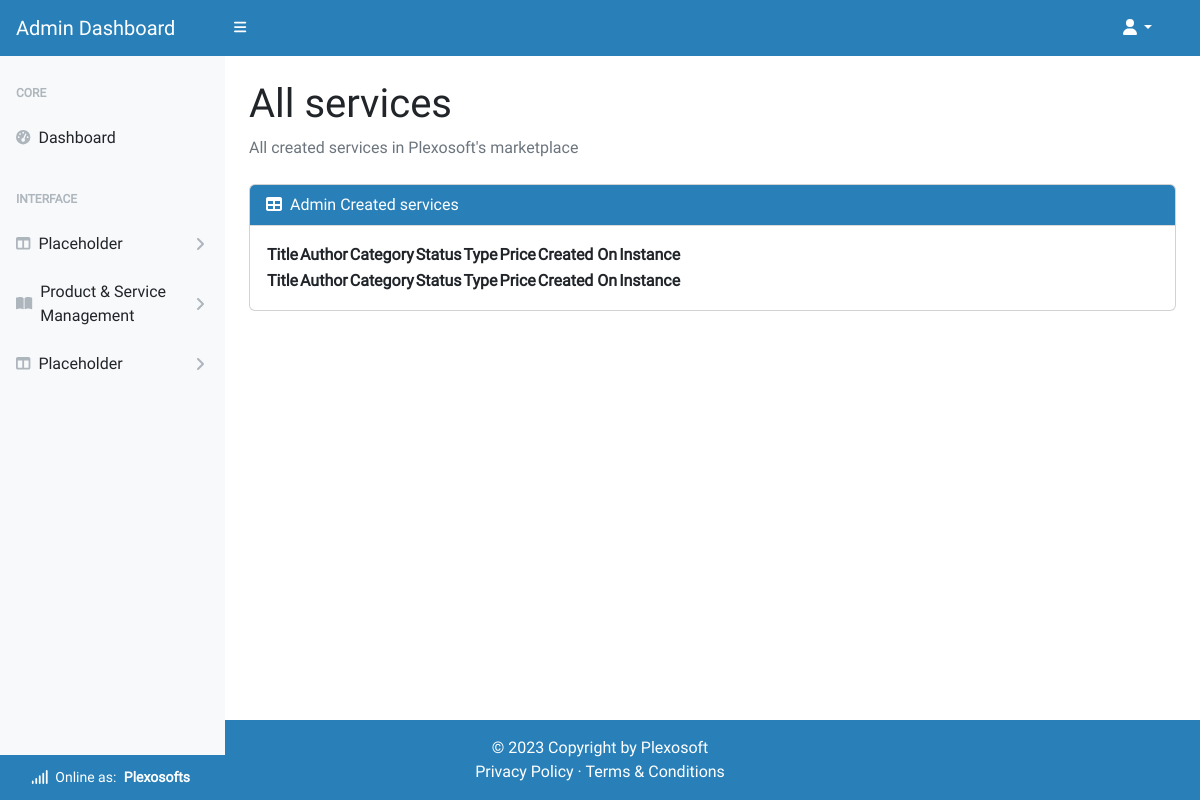
Before: /account/admin/all_service/ (signed in) with the older database file.
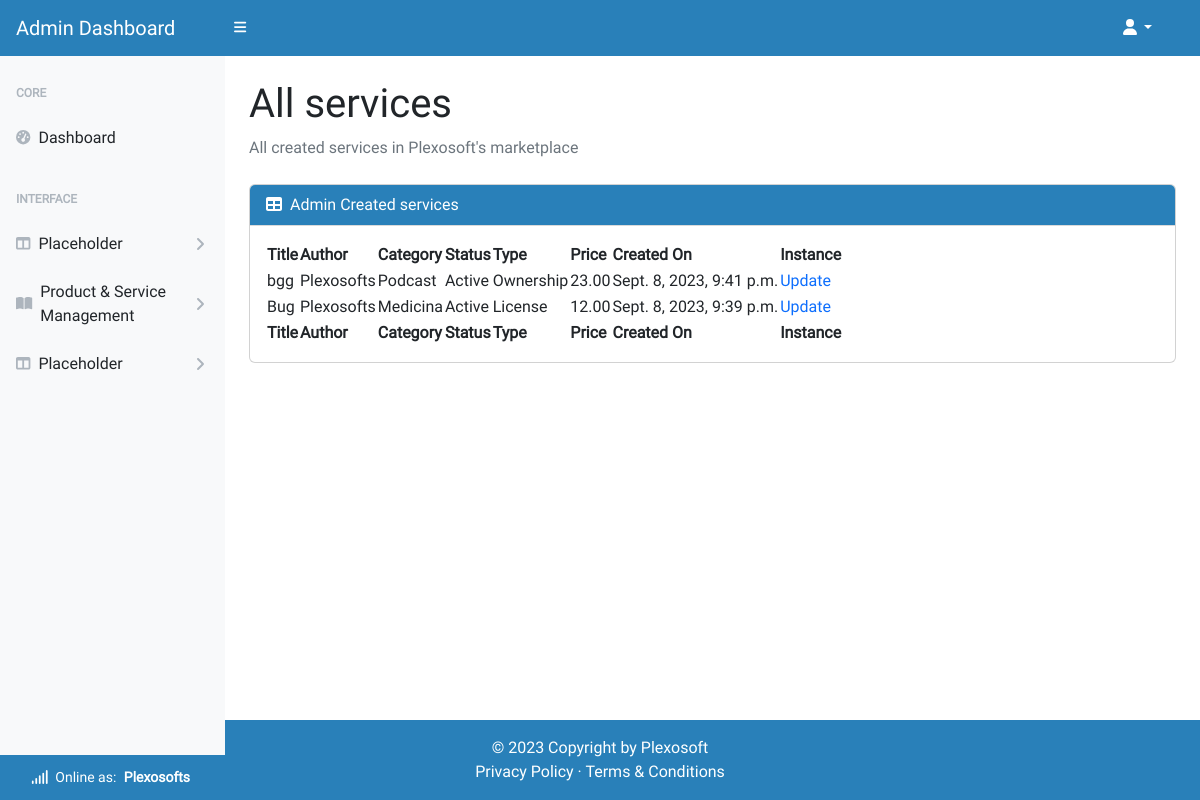
After: the same page with the newer database file.
### homepage/models.py (models this page shows)
class UserProfile(AbstractUser):
    email = models.EmailField(
        unique=True)
    role = models.IntegerField(choices=ROLES, default=0)
    type = models.IntegerField(choices=USER_TYPE, default=0)
    status = models.IntegerField(choices=STATUS, default=2)
    user_transactions = models.ManyToManyField(
        'product_service.Product',
        through='product_service.Transaction',
        related_name='user_profiles')
    class Meta:
        ordering = ['username']
    def __str__(self):
        return f'{self.username}'

### product_service/models.py (models this page shows, shortened)
class Service(models.Model):
    title = models.CharField(max_length=64, unique=True)
    sku = models.CharField(max_length=64, unique=True)
    price = models.DecimalField(max_digits=6, decimal_places=2)
    description = models.TextField(max_length=256)
    status = models.IntegerField(choices=STATUS, default=0)
    category = models.ForeignKey(
        Category, on_delete=models.SET_NULL,
        related_name='service_categories', null=True, blank=True)
    excerpt = models.CharField(max_length=128)
    type = models.IntegerField(choices=SCOPE_TYPE, default=1)
    code = models.ManyToManyField(CodeType, related_name="code_type_service")
    service = models.ManyToManyField(
        ServiceType, related_name="on_service_type")
    preview = models.URLField(
        max_length=1024, null=True, blank=True, unique=True)
    docs = models.URLField(
        max_length=1024, null=True, blank=True, unique=True)
    slug = models.SlugField(max_length=200, unique=True, blank=True)
    image = models.ImageField(null=True, blank=True)
    image_url = models.URLField(max_length=1024, null=True, blank=True)
    author = models.ForeignKey(
        'homepage.UserProfile', on_delete=models.SET_NULL,
        related_name='service_authors', null=True)
    created_on = models.DateTimeField(auto_now_add=True)
    likes = models.ManyToManyField(
        'homepage.Like', related_name='service_likes', blank=True)
    comments = models.ManyToManyField(
        'homepage.Comment', related_name='service_comments', blank=True)
    transactions = models.ManyToManyField(
        'homepage.UserProfile', through='Transaction',
        related_name='service_transactions', blank=True)
    download_url = models.ManyToManyField(
        'Download', related_name='service_downloads', blank=True)
    class Meta:
        ordering = ['title']

class Category(models.Model):
    category_name = models.CharField(max_length=64, unique=True)
    alt_name = models.CharField(max_length=64, unique=True)
    class Meta:
        ordering = ['category_name']
        verbose_name_plural = "Categories"

### product_service/views.py (the view)
# urls.py: path('account/admin/all_service/', ServiceList.as_view(),
class ServiceList(ServiceBaseListView):
    template_name = 'admin-dashboard/all_services.html'
    context_object_name = 'admin_all_services'

### admin_dashboard/views.py (called while the page is built)
    def test_func(self):
        user_profile = self.request.user
        return user_profile and user_profile.role == 1

### homepage/custom_context_processors.py (called while the page is built)
def get_verified_email(request):
    if request.user.is_authenticated:
        try:
            email_object = EmailAddress.objects.get(user=request.user)
            if email_object.verified:
                return {'get_verified_email': email_object}
        except EmailAddress.DoesNotExist:
            pass
    return {'get_verified_email': None}

### product_service/views.py (called while the page is built)
    def get_queryset(self):
        return Service.objects.order_by('-created_on')

### admin_dashboard/templates/admin-dashboard/all_services.html
{% extends "admin-dashboard/base.html" %}
{% block content%}
<main class="pb-5 mb-5">
    <div class="container-fluid p-4 pt-0 pb-5">
        <h1 class="mt-4">All services</h1>
        <ol class="breadcrumb mb-4">
            <li class="breadcrumb-item active">All created services in Plexosoft's marketplace</li>
        </ol>
        <div class="card mb-4">
            <div class="card-header">
                <i class="fas fa-table me-1"></i>
                Admin Created services
            </div>
            <div class="card-body">
                <table id="datatablesSimple">
                    <thead>
                        <tr>
                            <th>Title</th>
                            <th>Author</th>
                            <th>Category</th>
                            <th>Status</th>
                            <th>Type</th>
                            <th>Price</th>
                            <th>Created On</th>
                            <th>Instance</th>
                        </tr>
                    </thead>
                    <tfoot>
                        <tr>
                            <th>Title</th>
                            <th>Author</th>
                            <th>Category</th>
                            <th>Status</th>
                            <th>Type</th>
                            <th>Price</th>
                            <th>Created On</th>
                            <th>Instance</th>
                        </tr>
                    </tfoot>
                    <tbody>
                        {% for service in admin_all_services.all %}
                        <tr>
                            <td>{{ service.title }}</td>
                            <td>{{ service.author }}</td>
                            <td>{{ service.category.category_name }}</td>
                            <td>{{ service.get_status_display }}</td>
                            <td>{{ service.get_type_display }}</td>
                            <td>{{ service.price }}</td>
                            <td>{{ service.created_on }}</td>
                            <td>
                                <a href="{% url 'admin_service_update' service.slug %}">Update</a>
                            </td>
                        </tr>
                        {% endfor %}
                    </tbody>
                </table>
            </div>
        </div>
    </div>
</main>
{% endblock %}

### admin_dashboard/templates/admin-dashboard/base.html (shortened to what this page needs)
{% load static %}
{% now "Y-m-d" as current_date %}
{% now "Y" as copyright %}
<!DOCTYPE html>
<html lang="en">
<head>
    <link href="https://cdn.jsdelivr.net/npm/bootstrap@5.2.3/dist/css/bootstrap.min.css" rel="stylesheet">
    <link href="https://cdn.jsdelivr.net/npm/bootstrap-icons@1.5.0/font/bootstrap-icons.css" rel="stylesheet" />
    <link href="https://cdn.jsdelivr.net/npm/simple-datatables@7.1.2/dist/style.min.css" rel="stylesheet" />
    <link href="{% static 'backend/css/styles.css' %}" rel="stylesheet" />
    <link rel="stylesheet" href="{% static 'custom/css/style.css' %}">
    <link rel="stylesheet" href="{% static 'frontend/css/base.css' %}">
</head>
<body class="sb-nav-fixed">
    <nav class="sb-topnav navbar navbar-expand navbar-light bg-light">
        <a class="navbar-brand ps-3" href="{% url 'admin_dashboard' %}">Admin Dashboard</a>
        <button class="btn btn-link btn-sm order-1 order-lg-0 me-4 me-lg-0" id="sidebarToggle" href="#!"><i
                class="fas fa-bars"></i></button>
        <div class="d-md-inline-block form-inline ms-auto me-0 me-md-3 my-2 my-md-0">
            <ul class="navbar-nav ms-auto ms-md-0 me-3 me-lg-4">
                <li class="nav-item dropdown">
                    <a class="nav-link dropdown-toggle" id="navbarDropdown" href="#" role="button"
                        data-bs-toggle="dropdown" aria-expanded="false"><i class="fas fa-user fa-fw"></i></a>
                </li>
            </ul>
        </div>
    </nav>
    <div id="layoutSidenav">
        <div id="layoutSidenav_nav">
            <nav class="sb-sidenav accordion sb-sidenav-light" id="sidenavAccordion">
                <div class="sb-sidenav-menu">
                    <div class="nav">
                        <div class="sb-sidenav-menu-heading">Core</div>
                        <a class="nav-link" href="{% url 'admin_dashboard' %}">
                            <div class="sb-nav-link-icon"><i class="fas fa-tachometer-alt"></i></div>
                            Dashboard
                        </a>
                        <div class="sb-sidenav-menu-heading">Interface</div>
                        <a class="nav-link collapsed" href="#" data-bs-toggle="collapse"
                            data-bs-target="#collapseLayouts" aria-expanded="false" aria-controls="collapseLayouts">
                            <div class="sb-nav-link-icon"><i class="fas fa-columns"></i></div>
                            Placeholder
                            <div class="sb-sidenav-collapse-arrow"><i class="fas fa-angle-down"></i></div>
                        </a>
                        <a class="nav-link collapsed" href="#" data-bs-toggle="collapse" data-bs-target="#collapsePages"
                            aria-expanded="false" aria-controls="collapsePages">
                            <div class="sb-nav-link-icon"><i class="fas fa-book-open"></i></div>
                            Product & Service Management
                            <div class="sb-sidenav-collapse-arrow"><i class="fas fa-angle-down"></i></div>
                        </a>
                        <a class="nav-link collapsed" href="#" data-bs-toggle="collapse" data-bs-target="#collapseRoles"
                            aria-expanded="false" aria-controls="collapseRoles">
                            <div class="sb-nav-link-icon"><i class="fas fa-columns"></i></div>
                            Placeholder
                            <div class="sb-sidenav-collapse-arrow"><i class="fas fa-angle-down"></i></div>
                        </a>
                    </div>
                </div>
                <div class="sb-sidenav-footer text-center">
                    <div class="small"> <i class="fa-solid fa-signal"></i>
                        &nbsp;Online as:
                        <span class="px-1"><strong>{{ request.user.username }}
                            </strong>
                        </span>
                    </div>
                </div>
            </nav>
        </div>
        <div id="layoutSidenav_content">
            {% block content %}
            {% endblock content %}
        </div>
    </div>
    <footer class="text-center text-lg-start bg-light text-muted mt-5 footer-sticky">
        <div class="text-center pt-3 px-4 footer-bg text-white">
            © {{ copyright }} Copyright by
            <a class="text-reset" href="https://github.com/plexoio/py">Plexosoft</a>
        </div>
        <div class="text-center pb-3 px-4 footer-bg m-0 text-white">
            <a class="text-reset" href="" target="_blank">Privacy Policy</a>
            &middot;
            <a class="text-reset" href="" target="_blank">Terms &amp; Conditions</a>
        </div>
    </footer>
</body>
</html>

### static/custom/css/style.css (style rules this page uses)
* { font-family: 'Roboto', Fairplay, sans-serif; }
h1 { font-family: 'Fairplay', Roboto, sans-serif; }
a { text-decoration: none; }
.footer-sticky { position: fixed; bottom: 0; width: 100%; }

### static/frontend/css/base.css (style rules this page uses)
a { text-decoration: none !important; }
.card-header, .card-header-hover { border-radius: 0px; background-color: #2980B9; color: #fff; border-bottom: 1px solid #dadada; }
.footer-bg { background-color: #2980b9; }
.navbar-light { background-color: #2980B9 !important; color: #ffffff !important; }
.navbar-brand, .fa-bars, .fa-user, .dropdown-toggle::after { color: #ffffff !important; transition: 0.3s; }
.nav-link { transition: background-color 0.3s, color 0.3s; color: #ffffff; }
.sb-nav-link-icon, .sb-sidenav-collapse-arrow { transition: color 0.3s; }
.sb-sidenav-light .sb-sidenav-footer { background-color: #2980b9; color: #fff; }

Changed rows visible on the page:
added Service: title "bgg", author "Plexosofts", category.category_name "Podcast", status "Active", type "Ownership", price "23.00", created_on "Sept. 8, 2023, 9:41 p.m."
added Service: title "Bug", author "Plexosofts", category.category_name "Medicina", status "Active", type "License", price "12.00", created_on "Sept. 8, 2023, 9:39 p.m."
